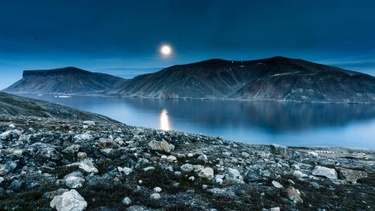
//> input picture data/1.jpg, 375 x 211 px, shrunk from 533 x 300 before the run
$ ./main016   (built with g++ and OpenCV 4)
//> lines starting //> are read from the running program, lines starting //| are printed output that depends on the picture
#include<opencv2/opencv.hpp>
#include<iostream>

using namespace cv;
using namespace std;

int main(int argc, char** argv) {
	Mat src = imread("../data/1.jpg");
//> src is the input picture: 211 rows x 375 cols, CV_8UC3; mean B, G, R 108.5, 84.1, 41.8
	namedWindow("input", WINDOW_AUTOSIZE);
	imshow("input", src);
	int h = src.rows;
//> h = 211
	int w = src.cols;
//> w = 375

	// ??豕?ROI
	int cy = h / 2;
//> cy = 105
	int cx = w / 2;
//> cx = 187
	Rect rect(cx - 100, cy - 100, 200, 200);
//> rect = Rect(87, 5, 200, 200)
	Mat roi = src(rect);
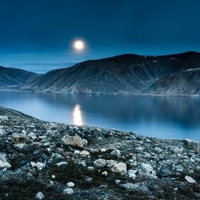
//> roi: 200 rows x 200 cols, CV_8UC3; mean B, G, R 106.8, 83.8, 42.7
	imshow("roi", roi);

	Mat image = roi.clone();
	// modify ROI
	roi.setTo(Scalar(255, 0, 0));
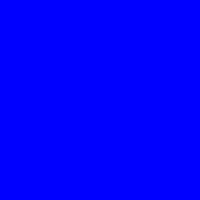
//> roi: 200 rows x 200 cols, CV_8UC3; mean B, G, R 255, 0, 0
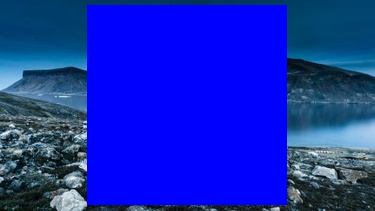
//> src: 211 rows x 375 cols, CV_8UC3; mean B, G, R 183.4, 41.7, 20.2
	imshow("result", src);

	// modify copy roi
	image.setTo(Scalar(0, 0, 255));
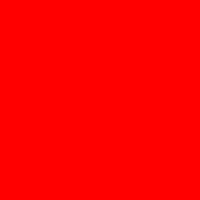
//> image: 200 rows x 200 cols, CV_8UC3; mean B, G, R 0, 0, 255
	imshow("result", src);
	imshow("copy roi", image);

	// example with ROI - generate mask
	Mat src2 = imread("../data/aloeGT.png");
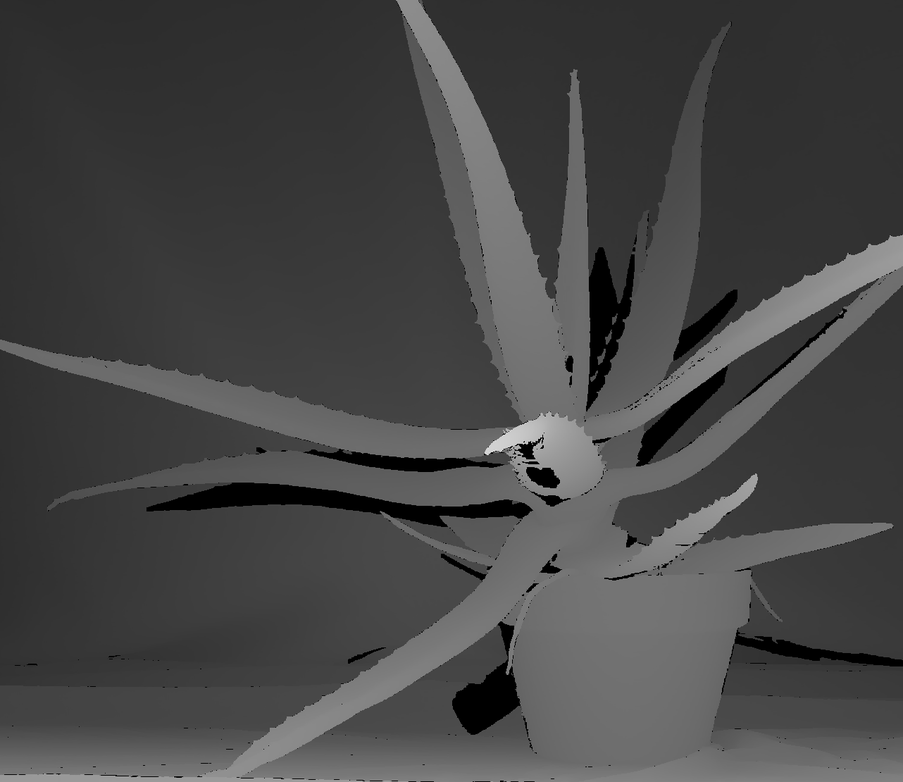
//> input picture data/aloeGT.png, 903 x 782 px, shrunk from 1282 x 1110 before the run
//> src2 is the input picture: 782 rows x 903 cols, CV_8UC3; min 0, max 233, mean 69.8
	imshow("src2", src2);
	Mat hsv, mask;
	cvtColor(src2, hsv, COLOR_BGR2HSV);
//> hsv: 782 rows x 903 cols, CV_8UC3; mean H, S, V 0, 0, 69.8
	inRange(hsv, Scalar(35, 43, 46), Scalar(99, 255, 255), mask);
//> mask: 782 rows x 903 cols, CV_8UC1; every value is 0
	imshow("mask", mask);

	// extract person ROI
	Mat person;
	bitwise_not(mask, mask);
//> mask: 782 rows x 903 cols, CV_8UC1; every value is 255
	bitwise_and(src2, src2, person, mask);
	imshow("person", person);

	// generate background
	Mat result = Mat::zeros(src2.size(), src2.type());
	result.setTo(Scalar(255, 0, 0));

	// combine background + person
	Mat dst;
	bitwise_not(mask, mask);
	bitwise_or(person, result, dst, mask);
//> dst: 782 rows x 903 cols, CV_8UC3; every value is 0
	add(dst, person, dst);

	imshow("dst", dst);
	waitKey(0);
	return 0;
}
